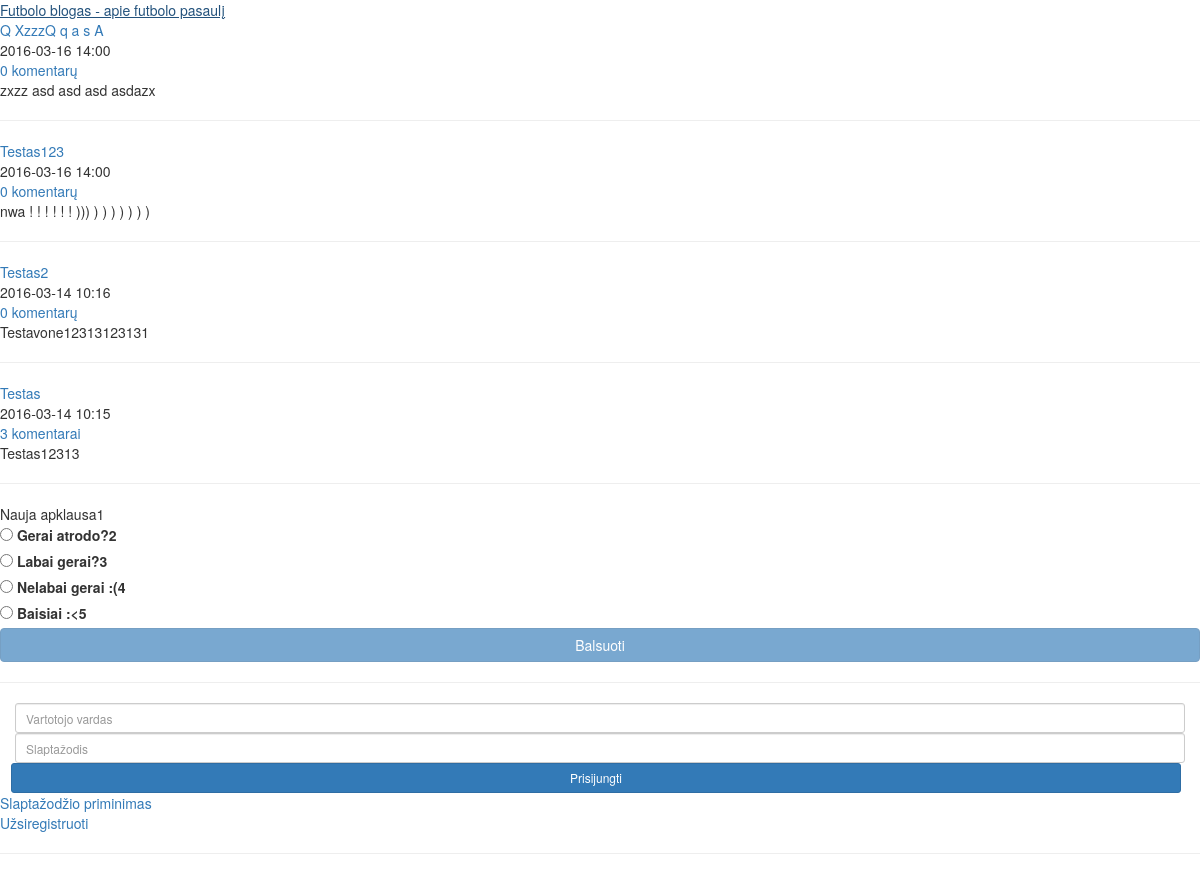
The page / on the database its author committed.
### tables this page shows
CREATE TABLE IF NOT EXISTS `posts` (
  `id` int(10) NOT NULL,
  `title` varchar(255) NOT NULL,
  `date` int(20) NOT NULL,
  `text` text NOT NULL,
  `active` int(1) NOT NULL DEFAULT '0'
);

CREATE TABLE IF NOT EXISTS `polls` (
  `id` int(10) NOT NULL,
  `name` varchar(255) NOT NULL,
  `active` int(1) NOT NULL
);

CREATE TABLE IF NOT EXISTS `poll_answers` (
  `id` int(10) NOT NULL,
  `name` varchar(255) NOT NULL,
  `poll` int(10) NOT NULL
);

### application/controllers/Posts.php (called while the page is built, shortened)
<?php
class Posts extends CI_Controller {
    public function __construct() {
        $this->load->model('posts_model');
        $this->load->helper('url_helper');
        $this->load->model('comments_model');
        $this->load->model('users_model');
        $this->load->model('poll_model');
        $this->load->model('template_data_model');
        $this->load->helper('form');
    }
    public function index()
    {
        $this->template_data_model->use_posts();
        $this->template_data_model->use_user();
        $this->template_data_model->use_poll();
        $data = $this->template_data_model->get_data();
        $this->load->view('templates/header', $data);
        $this->load->view('posts/index', $data);
        $this->load->view('templates/sidebar', $data);
        $this->load->view('templates/footer');
    }
    public static function get_comment_text($number)
    {
        $digit = substr($number, -1);
        if($number > 20)
        {
            if($digit == 0)
            {
                return "komentarų";
            }
            else if($digit == 1)
            {
                return "komentaras";
            }
            else
            {
                return "komentarai";
            }
        }
        else
        {
            if($digit == 0 || ($number > 10 && $number < 20))
            {
                return "komentarų";
            }
            else if($number == 1)
            {
                return "komentaras";
            }
            else
            {
                return "komentarai";
            }
        }
    }
}

### index.php (called while the page is built, shortened)
<?php
require_once BASEPATH.'core/CodeIgniter.php';

### application/models/Poll_model.php (called while the page is built, shortened)
<?php
class Poll_model extends CI_Model {
    public function get_current_poll()
    {
        $q = $this->db->get_where('polls', array('active' => 1));
        $res = $q->result();
        if(count($res) > 0)
        {
            return $res[0]->id;
        }
        return 0;
    }
    public function get_poll_answers($id = NULL)
    {
        $q = $this->db->get_where('poll_answers', array('poll' => $this->get_current_poll()));
        return $q->result();
    }
}

### application/models/Template_data_model.php (called while the page is built, shortened)
<?php
class Template_data_model extends CI_Model {
    public function __construct()
    {
        $this->array = array();
    }
    public function use_posts()
    {
        $this->array['posts'] = $this->posts_model->get_posts();
    }
    public function use_poll()
    {
        $this->array['poll_items'] = $this->poll_model->get_poll_answers();
    }
}

### application/models/Posts_model.php (called while the page is built, shortened)
<?php
class Posts_model extends CI_Model {
    public function get_posts()
    {
        $query = $this->db->order_by('date', 'DESC')->get_where('posts', array('active' => 1), 0, 15);
        $res = $query->result();
        foreach($res as $item) {
            $this->db->where('post_id', $item->id);
            $this->db->from('comments');
            $item->comments = $this->db->count_all_results();
        }
        return $res;
    }
}

### application/views/posts/index.php (the view, shortened to what this page needs)
<?php
foreach ($posts as $post)
{
?>
<div class="contentContainer">
    <div class="contentContainerTitle">
        <a href="<?php echo site_url('posts/'.$post->id); ?>" class="contentContainerTitle"><?=$post->title;?></a>
    </div>
    <div class="contentContainerTime">
        <?=date("Y-m-d H:i", $post->date);?>
    </div>
    <div class="contentContainerComments">
        <a href="<?php echo site_url('posts/'.$post->id); ?>#comments" class="contentContainerComments">
        <?php
            echo $post->comments;
            echo call_user_func(array("Posts", "get_comment_text"), $post->comments);
            ?>
        </a>
    </div>
    <div class="contentContainerContent">
       <?=$post->text;?>
    </div>
</div>
<hr class="contentContainerHr">
<?php
}
?>

### application/views/templates/header.php (shortened to what this page needs)
<!DOCTYPE html>
<html>
    <head>
        <link href="<?=base_url();?>assets/bootstrap/css/bootstrap.min.css" rel="stylesheet">
        <link rel="stylesheet" type="text/css" href="<?=base_url();?>assets/css/style.css" />
        <link rel="stylesheet" type="text/css" href="<?=base_url();?>assets/css/bootstrap.ext.css" />
    </head>
    <body>
        <div id="wrapper">
            <div id="header">
                <div id="headerTextContainer">
                    <div id="headerText">
                        <a href="<?=base_url();?>" class="header"><?=$slogan; ?></a>
                    </div>
                </div>
            </div>
            <div id="content">
                <div id="mainContent">

### application/views/templates/sidebar.php (shortened to what this page needs)
</div>
<div id="sideBar">
    <div id="pollBar">
        <?php
        if(!$poll_voted) {
        echo form_open('poll/vote');
        ?>
            <div id="pollQuestion"><?=$poll_question;?></div>
            <div id="pollItems">
                <?php
                foreach($poll_items as $item) {
                ?>
                <input type="radio" name="poll" value="<?=$item->id;?>" /> <label><?=$item->name;?></label> <br />
                <?php
                }
                ?>
            </div>
            <div id="pollVote">
                <button type="button" name="voteButton" id="voteButton" class="btn btn-primary btn-block"
                    <?php if(!$logged_in) { echo "disabled";} ?>>Balsuoti</button>
            </div>
        </form>
        <?php
        } else {
        $this->load->view('poll/view.php', array('poll_results' => $poll_results));
        }
        ?>
    </div>
    <hr class="contentContainerHr" />
    <?php
    if(!$logged_in) {
    ?>
    <div id="loginBar">
        <?php echo form_open('users/login'); ?>
            <div class="col-xs-12">
            <input type="text" class="form-control input-sm" name="username" placeholder="Vartotojo vardas" required />
            </div>
            <div class="col-xs-12">
            <input type="password" class="form-control input-sm" name="password" placeholder="Slaptažodis" required />
            </div>
            <div class="col-xs-12" style="margin-left: -4px;">
                <input id="loginSubmit" class="btn btn-sm btn-primary btn-block" type="submit" name="login" value="Prisijungti" />
            </div>
            <a href="/users/remind_password">Slaptažodžio priminimas</a><br />
            <a href="/users/create">Užsiregistruoti </a>
        </form>
    </div>
    <hr class="contentContainerHr" />
<?php
}
?>
<div id="spacer">&nbsp;</div>
</div>
</div>

### rows shown on the page
posts: title "Q XzzzQ q a s A", date "2016-03-16 14:00", comments "0", comments "komentarų", text "zxzz asd asd asd asdazx"
posts: title "Testas123", date "2016-03-16 14:00", comments "0", comments "komentarų", text "nwa ! ! ! ! ! ! ))) ) ) ) ) ) ) )"
posts: title "Testas2", date "2016-03-14 10:16", comments "0", comments "komentarų", text "Testavone12313123131"
posts: title "Testas", date "2016-03-14 10:15", comments "3", comments "komentarai", text "Testas12313"
polls: name "Nauja apklausa1"
poll_answers: name "Gerai atrodo?2"
poll_answers: name "Labai gerai?3"
poll_answers: name "Nelabai gerai :(4"
poll_answers: name "Baisiai :<5"

### other values the page prints
$slogan "Futbolo blogas - apie futbolo pasaulį"
